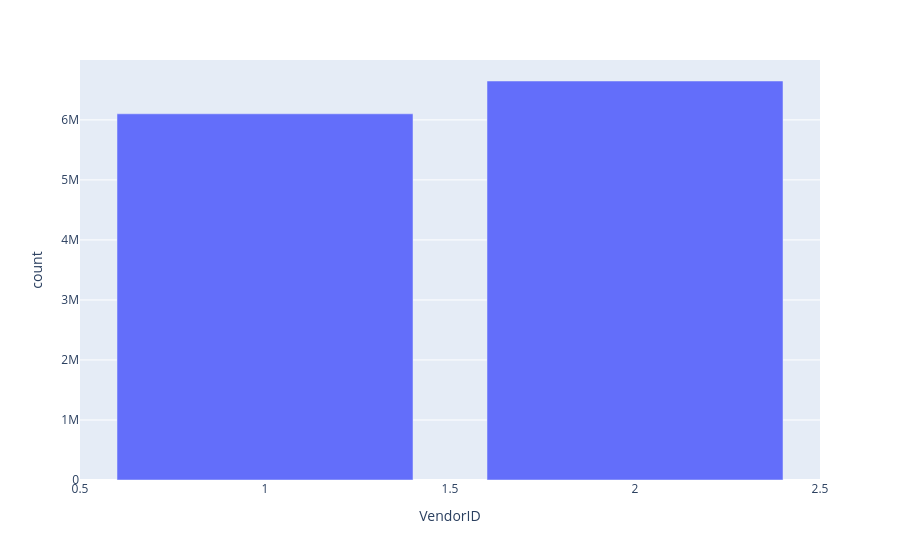

Notebook code cell kept with this figure:
### Code cell
df.groupBy("VendorID").count().show()
df.groupBy("VendorID").count().plot.bar(x="VendorID", y="count").show()

### Figure 1 — Plotly figure (JSON) as saved in the notebook; plotly's stock layout.template omitted (floating-point values rounded to 4 significant figures)
{"data": [{"hovertemplate": "VendorID=%{x}<br>count=%{y}<extra></extra>", "legendgroup": "", "marker": {"color": "#636efa", "pattern": {"shape": ""}}, "name": "", "orientation": "v", "showlegend": false, "textposition": "auto", "type": "bar", "x": [1, 2], "xaxis": "x", "y": [6101189, 6647797], "yaxis": "y"}], "layout": {"barmode": "relative", "legend": {"tracegroupgap": 0}, "margin": {"t": 60}, "xaxis": {"anchor": "y", "domain": [0, 1], "title": {"text": "VendorID"}}, "yaxis": {"anchor": "x", "domain": [0, 1], "title": {"text": "count"}}}}
